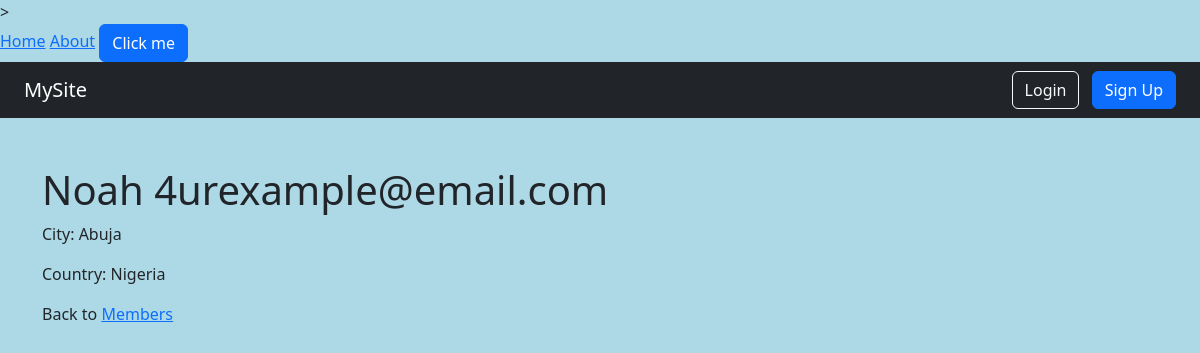
Page /members/details/noah/ on the committed database.
### members/models.py (models this page shows, shortened)
class Member(models.Model):
    name = models.CharField(max_length=100)
    email = models.EmailField(unique=True)
    city = models.CharField(max_length=100, null=True, blank=True)
    country = models.CharField(max_length=100, null=True, blank=True)
    slug = models.SlugField(unique=True, blank=True)

### members/views.py (the view)
# urls.py: path('members/details/<slug:slug>/', views.details, name='details'),
def details(request, slug):
    mymember = get_object_or_404(Member, slug=slug)
    return render(request, 'details.html', {'mymember': mymember})

### members/templates/details.html (shortened to what this page needs)
{% extends "master.html" %}
{% block content %}
    <h1>{{ mymember.name }} {{ mymember.email }}</h1>
    <p>City: {{ mymember.city }}</p>
    <p>Country: {{ mymember.country }}</p>
    <p>Back to <a href="/members">Members</a></p>
{% endblock %}

### members/static/style.css (style rules this page uses)
body { background-color: lightblue; }

### rows in the picture
Member: name "Noah", email "4urexample@email.com", city "Abuja", country "Nigeria"
